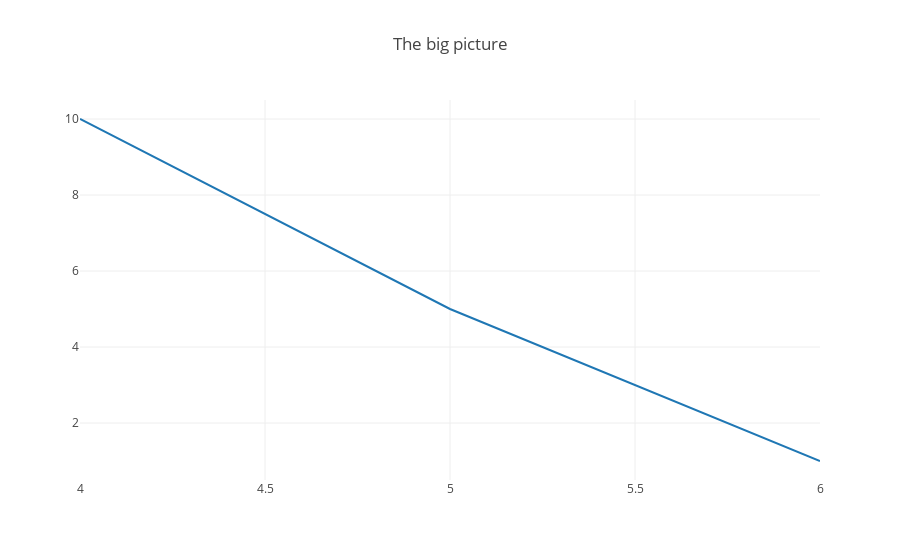

Here is the notebook cell this chart was saved with:
### Code cell
trace4 = trace_values([4, 5, 6], [10, 5, 1], mode = 'lines')
last_layout = layout(options = {'title': 'The big picture'})
plot([trace4], last_layout)

### Figure 1 — Plotly figure (JSON) as saved in the notebook; plotly's stock layout.template omitted (floating-point values rounded to 4 significant figures)
{"data": [{"mode": "lines", "name": "data", "type": "scatter", "uid": "6636f89e-d570-11e8-8d22-34159e1c7ef8", "x": [4, 5, 6], "y": [10, 5, 1]}], "layout": {"title": "The big picture"}}
